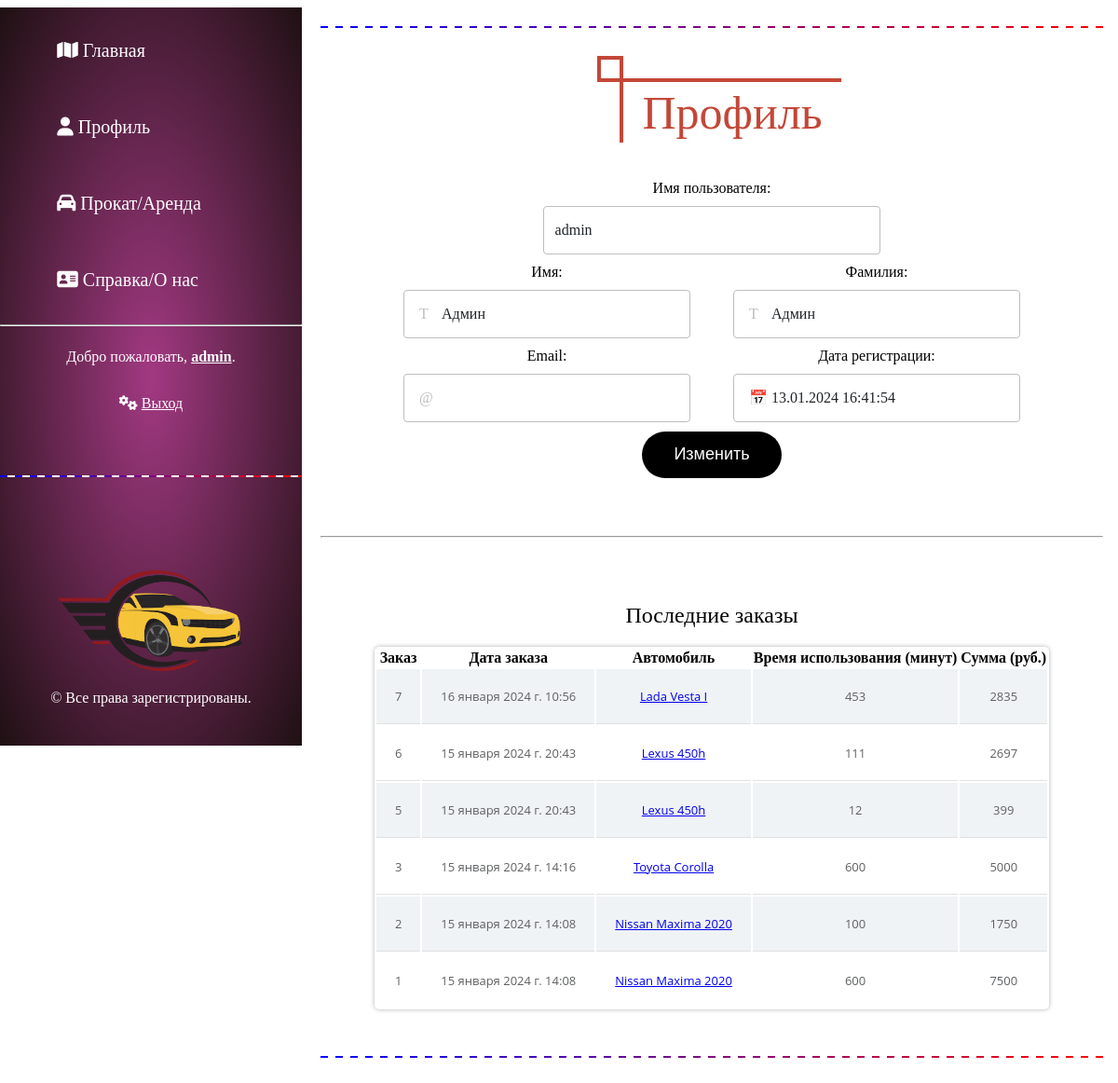
The app's page /profile (signed in) with its own data.
### main/models.py (models this page shows, shortened)
class Orders(models.Model):
    creation_date = models.DateTimeField(verbose_name='Дата заказа', auto_now_add=True)
    client = models.ForeignKey(User, verbose_name='Клиент', to_field='id', on_delete=models.DO_NOTHING)
    car = models.ForeignKey(Cars, verbose_name='Автомобиль', to_field='id', on_delete=models.DO_NOTHING)
    rent_time = models.IntegerField(verbose_name='Время аренды (в минутах)', default=600)
    total_price = models.IntegerField(verbose_name='Общая сумма', default=-1, editable=False)
    class Meta:
        verbose_name = 'Заказ'
        verbose_name_plural = 'Заказы'
        ordering = ['-id']

class Cars(models.Model):
    car_model = models.CharField(verbose_name='Модель автомобиля', max_length=255, default='Модель №1')
    slug = models.SlugField(verbose_name='URL', unique=True, db_index=True, max_length=255)
    price = models.IntegerField(verbose_name='Стоимость (руб./час)', default=99999)
    description = models.TextField(verbose_name='Сведения', max_length=1000, default='', blank=True)
    photo = models.FileField(verbose_name='Изображение', upload_to='cars/', default='', blank=True)
    class Meta:
        verbose_name = 'Автомобиль'
        verbose_name_plural = 'Автомобили'

### main/views.py (the view)
# urls.py: path('profile', views.profile, name='profile'),
def profile(request):
    if request.user.is_authenticated:
        user = get_object_or_404(User, pk=request.user.id)
        if request.method == "POST":
            user_form = UserEditForm(request.POST, instance=user)
            if user_form.is_valid():
                user_form.save()
        else:
            user_form = UserEditForm(instance=user)
        user_orders = Orders.objects.filter(client=user)
        context = {
            'user_orders': user_orders,
            'form': user_form
        }
        return render(request, 'main/profile.html', context)
    else:
        raise PermissionDenied()

### main/forms.py
class UserEditForm(forms.ModelForm):
    username = forms.CharField(widget=forms.TextInput(attrs={'class': 'input-field'}))
    first_name = forms.CharField(widget=forms.TextInput(attrs={'class': 'input-field'}))
    last_name = forms.CharField(widget=forms.TextInput(attrs={'class': 'input-field'}))
    email = forms.EmailField(widget=forms.EmailInput(attrs={'class': 'input-field'}))
    date_joined = forms.DateTimeField(disabled=True, label='Дата регистрации',
                                      widget=forms.DateTimeInput(attrs={'class': 'input-field'}))
    class Meta:
        model = User
        fields = ['username', 'first_name', 'last_name', 'email', 'date_joined']

### templates/main/profile.html (shortened to what this page needs)
{% extends 'main/base_template.html' %}
{% load crispy_forms_tags %}
{% block content %}
    <div class="flex-column flex-center">
    <h1 class="page-header">Профиль</h1>
    </div>
    <form class="flex-column flex-center flex-gap-10" method="POST">
        <div class="flex-row flex-center flex-gap-10">
            <span>Имя пользователя:</span>
            {{ form.username }}
        </div>
        <div class="flex-row flex-center flex-gap-100">
            <div class="flex-column flex-center flex-gap-10 input-field-icon input-field-icon-text">
                <span>Имя:</span>
                {{ form.first_name }}
            </div>
            <div class="flex-column flex-center flex-gap-10 input-field-icon input-field-icon-text">
                <span>Фамилия:</span>
                {{ form.last_name }}
            </div>
        </div>
        <div class="flex-row flex-center flex-gap-100">
            <div class="flex-column flex-center flex-gap-10 input-field-icon input-field-icon-email">
                <span>Email:</span>
                {{ form.email }}
            </div>
            <div class="flex-column flex-center flex-gap-10 input-field-icon input-field-icon-date">
                <span>Дата регистрации:</span>
                {{ form.date_joined }}
            </div>
        </div>
        <button class="submit-button" type="submit">Изменить</button>
    </form>
    <br>
    <br>
    <br>
    <hr>
    {% if user_orders.count > 0 %}
        <table>
        <caption>Последние заказы</caption>
        <tr><th>Заказ</th><th>Дата заказа</th><th>Автомобиль</th>
            <th>Время использования (минут)</th><th>Сумма (руб.)</th></tr>
        {% for order in user_orders %}
            <tr><td>{{ order.id }}</td><td>{{ order.creation_date }}</td>
                <td><a href="{% url 'car_by_id' order.car.id %}">{{ order.car.car_model }}</a></td>
            <td>{{ order.rent_time }}</td><td>{{ order.total_price }}</td></tr>
        {% endfor %}
        </table>
    {% else %}
        <table style="width: 100%;">
        <caption>Здесь пока пусто.</caption>
        </table>
    {% endif %}
{% endblock %}

### templates/main/sidebar.html (shortened to what this page needs)
{% load static %}
<ul class="menu">
    <li class="menu-item"><a class="ref-no-decor" href="{% url 'main' %}"><i class="fa fa-map"></i> Главная</a></li>
    {% if request.user.is_authenticated %}
        <li class="menu-item"><a class="ref-no-decor" href="{% url 'profile' %}"><i class="fa fa-user"></i> Профиль</a></li>
    {% endif %}
    <li class="menu-item"><a class="ref-no-decor" href="{% url 'cars' %}"><i class="fa fa-car"></i> Прокат/Аренда</a></li>
    <li class="menu-item"><a class="ref-no-decor" href="{% url 'about' %}"><i class="fa fa-address-card"></i> Справка/О нас</a></li>
</ul>
<hr>
    {% if not request.user.is_authenticated %}
        <div class="auth-block flex-row flex-center">
        <p>
            <i class="fa fa-gears"></i>
            <a style="color: white" href="{% url 'login' %}"> Вход</a> / <a style="color: white;" href="{% url 'registration' %}">Регистрация</a>
        </p>
    </div>
    {% else %}
        <div class="auth-block flex-column flex-center">
            <p>
                Добро пожаловать, <span class="auth-username">{{ request.user.username }}</span>.
            </p>
            <p>
                <i class="fa fa-gears"></i>
                <a style="color: white;" href="{% url 'logout' %}"> Выход</a></p>
        </div>
    {% endif %}

### static/main/css/main.css (style rules this page uses)
.flex-row { display: flex; flex-wrap: wrap; flex-direction: row; }
.flex-column { display: flex; flex-wrap: wrap; flex-direction: column; }
.flex-center { align-items: center; justify-content: center; align-content: center; }
.flex-gap-10 { gap: 10px; }
.flex-gap-100 { gap: 100px; }
.auth-username { color: white; font-weight: 900; cursor: pointer; text-decoration: underline; }
.ref-no-decor { text-decoration: none; color: black; }
.submit-button { height: 50px; width: 150px; border: none; border-radius: 40px; font-size: 18px; background-color:black; color: white; padding: 0 10px; font-family: 'Oswald', sans-serif; outline: 0; cursor: pointer; transition: transform 0.3s cubic-bezier(0.18, -2, 0.59, 2), width 0.8s cubic-bezier(0.18, -2, 0.59, 2); }
.input-field { display: block; width: 100%; height: calc(2.25rem + 2px); padding: 0.375rem 0.75rem; font-family: inherit; font-size: 1rem; font-weight: 400; line-height: 1.5; color: #212529; background-color: #fff; background-clip: padding-box; border: 1px solid #bdbdbd; border-radius: 0.25rem; transition: border-color 0.15s ease-in-out, box-shadow 0.15s ease-in-out; }
.input-field::placeholder { color: #212529; opacity: 0.4; }
.input-field-icon { position: relative; }
.input-field-icon .input-field { padding-left: 40px; }
.input-field-icon:before { content: ''; color: #bdbdbd; position: absolute; display: flex; align-items: center; top: 0; bottom: 0; left: -0.625rem; top: 35%; }
.input-field-icon-text:before { content: 'T'; }
.input-field-icon-email:before { content: '@'; }
.input-field-icon-date:before { content: '📅'; }
.menu-item a { color: white; font-size: 20px; line-height: 40px; width: inherit; height: inherit; }
.menu { list-style-type: none; display: flex; flex-direction: column; flex-wrap: wrap; align-content: center; align-items: flex-start; gap: 20px; overflow: hidden; }
.menu-item { width: 85%; text-align: start; line-height: 40px; border-radius: 20px 0 0 20px; padding: 10px; }
.page-header { font-family: 'Merriweather', serif; position: relative; color: #C44737; font-size: 50px; font-weight: normal; padding: 8px 20px 7px 20px; border-top: 4px solid; border-left: 4px solid; display: inline-block; line-height: 1; margin-left: 40px; margin-bottom: 40px; }
.page-header:before { content: ""; position: absolute; width: 28px; height: 28px; top: -28px; left: -28px; border: 4px solid #C44737; box-sizing: border-box; }

### static/main/css/table.css (style rules this page uses)
table { border-collapse: separate; background: #fff; -moz-border-radius: 5px; -webkit-border-radius: 5px; border-radius: 5px; margin: 50px auto; -moz-box-shadow: 0px 0px 5px rgba(0, 0, 0, 0.3); -webkit-box-shadow: 0px 0px 5px rgba(0, 0, 0, 0.3); box-shadow: 0px 0px 5px rgba(0, 0, 0, 0.3); }
table caption { text-align: center; font-size: 1.5rem; padding: 20px; }
tbody tr td { font-family: 'Open Sans', sans-serif; font-weight: 400; color: #5f6062; font-size: 13px; padding: 20px 20px 20px 20px; border-bottom: 1px solid #e0e0e0; text-align: center; }
tbody tr:nth-child(2n) { background: #f0f3f5; }
tbody tr:last-child td { border-bottom: none; }
tbody tr:last-child td:first-child { -moz-border-radius-bottomleft: 10px; -webkit-border-bottom-left-radius: 10px; border-bottom-left-radius: 10px; }
tbody tr:last-child td:last-child { -moz-border-radius-bottomright: 10px; -webkit-border-bottom-right-radius: 10px; border-bottom-right-radius: 10px; }

### records on screen
Orders: id "7", creation_date "16 января 2024 г. 10:56", car.car_model "Lada Vesta I", rent_time "453", total_price "2835"
Orders: id "6", creation_date "15 января 2024 г. 20:43", car.car_model "Lexus 450h", rent_time "111", total_price "2697"
Orders: id "5", creation_date "15 января 2024 г. 20:43", car.car_model "Lexus 450h", rent_time "12", total_price "399"
Orders: id "3", creation_date "15 января 2024 г. 14:16", car.car_model "Toyota Corolla", rent_time "600", total_price "5000"
Orders: id "2", creation_date "15 января 2024 г. 14:08", car.car_model "Nissan Maxima 2020", rent_time "100", total_price "1750"
Orders: id "1", creation_date "15 января 2024 г. 14:08", car.car_model "Nissan Maxima 2020", rent_time "600", total_price "7500"

### other values on screen
{{ request.user.username }} "admin"
